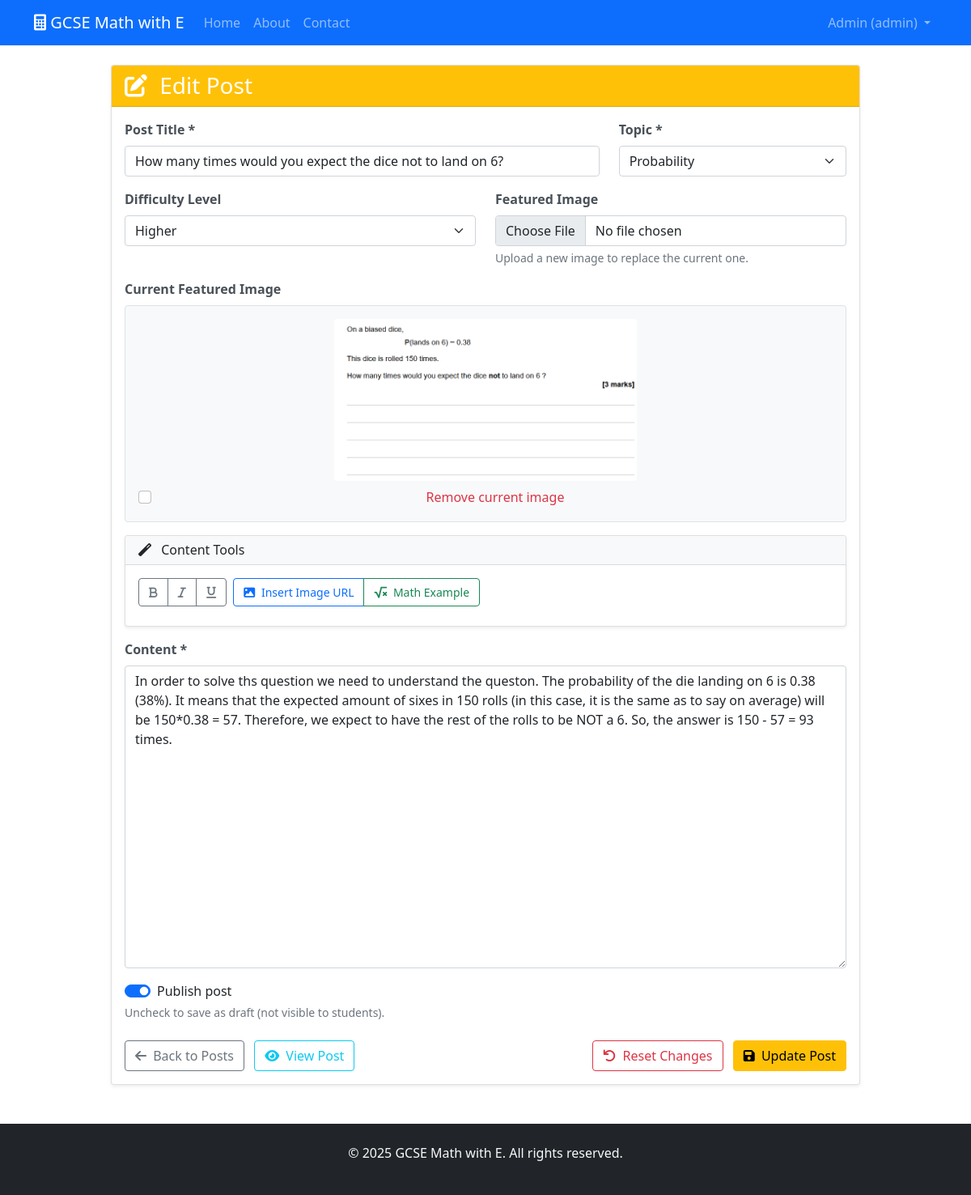
The app's page /admin/post/7/edit (signed in) with its own data.
### tables this page shows
CREATE TABLE posts (
                id INTEGER PRIMARY KEY AUTOINCREMENT,
                title TEXT NOT NULL,
                content TEXT NOT NULL,
                topic TEXT NOT NULL,
                difficulty TEXT,
                image_path TEXT,
                is_published BOOLEAN DEFAULT TRUE,
                created_at TIMESTAMP DEFAULT CURRENT_TIMESTAMP,
                updated_at TIMESTAMP DEFAULT CURRENT_TIMESTAMP
            );

### main.py (the view)
@app.route('/admin/post/<int:post_id>/edit', methods=['GET'])
@login_required
def edit_post(post_id):
    db = get_db()
    post = db.execute('SELECT * FROM posts WHERE id = ?', (post_id,)).fetchone()
    if not post:
        flash('Post not found!', 'danger')
        return redirect(url_for('manage_posts'))
    return render_template('admin/edit_post.html', post=post)

### main.py (called while the page is built)
def get_db():
    conn = sqlite3.connect(app.config['DATABASE'])
    conn.row_factory = sqlite3.Row
    return conn

def login_required(f):
    @functools.wraps(f)
    def decorated_function(*args, **kwargs):
        if 'user_id' not in session:
            flash('Please log in to access this page.', 'danger')
            return redirect(url_for('login'))
        return f(*args, **kwargs)
    return decorated_function

### templates/admin/edit_post.html (shortened to what this page needs)
{% extends "base.html" %}
{% block content %}
<div class="row">
    <div class="col-lg-10 mx-auto">
        <div class="card">
            <div class="card-header bg-warning text-white">
                <h3 class="card-title mb-0">
                    <i class="fas fa-edit me-2"></i>
                    Edit Post
                </h3>
            </div>
            <div class="card-body">
                <form method="POST" enctype="multipart/form-data">
                    <div class="row">
                        <div class="col-md-8">
                            <div class="mb-3">
                                <label for="title" class="form-label">Post Title *</label>
                                <input type="text" class="form-control" id="title" name="title" required
                                       value="{{ post.title }}"
                                       placeholder="Enter a clear, descriptive title for your math solution">
                            </div>
                        </div>
                        <div class="col-md-4">
                            <div class="mb-3">
                                <label for="topic" class="form-label">Topic *</label>
                                <select class="form-select" id="topic" name="topic" required>
                                    <option value="probability" {% if post.topic == 'probability' %}selected{% endif %}>Probability</option>
                                </select>
                            </div>
                        </div>
                    </div>
                    <div class="row">
                        <div class="col-md-6">
                            <div class="mb-3">
                                <label for="difficulty" class="form-label">Difficulty Level</label>
                                <select class="form-select" id="difficulty" name="difficulty">
                                    <option value="higher" {% if post.difficulty == 'higher' %}selected{% endif %}>Higher</option>
                                </select>
                            </div>
                        </div>
                        <div class="col-md-6">
                            <div class="mb-3">
                                <label for="image" class="form-label">Featured Image</label>
                                <input type="file" class="form-control" id="image" name="image"
                                       accept="image/*" onchange="previewImage(event)">
                                <div class="form-text">
                                    Upload a new image to replace the current one.
                                </div>
                            </div>
                        </div>
                    </div>
                    {% if post.image_path %}
                    <div class="mb-3">
                        <label class="form-label">Current Featured Image</label>
                        <div class="border rounded p-3 text-center bg-light">
                            <img src="{{ url_for('static', filename='uploads/' + post.image_path) }}"
                                 class="img-fluid rounded" style="max-height: 200px;"
                                 alt="Current featured image">
                            <div class="mt-2">
                                <div class="form-check">
                                    <input class="form-check-input" type="checkbox" id="remove_image" name="remove_image">
                                    <label class="form-check-label text-danger" for="remove_image">
                                        Remove current image
                                    </label>
                                </div>
                            </div>
                        </div>
                    </div>
                    {% endif %}
                    <div class="card mb-3">
                        <div class="card-header bg-light">
                            <h6 class="card-title mb-0">
                                <i class="fas fa-magic me-2"></i>
                                Content Tools
                            </h6>
                        </div>
                        <div class="card-body">
                            <div class="btn-toolbar" role="toolbar">
                                <div class="btn-group me-2 mb-2" role="group">
                                    <button type="button" class="btn btn-outline-secondary" onclick="insertText('<strong>Bold Text</strong>')">
                                        <i class="fas fa-bold"></i>
                                    </button>
                                    <button type="button" class="btn btn-outline-secondary" onclick="insertText('<em>Italic Text</em>')">
                                        <i class="fas fa-italic"></i>
                                    </button>
                                    <button type="button" class="btn btn-outline-secondary" onclick="insertText('<u>Underlined Text</u>')">
                                        <i class="fas fa-underline"></i>
                                    </button>
                                </div>
                                <div class="btn-group me-2 mb-2" role="group">
                                    <button type="button" class="btn btn-outline-primary" onclick="insertImageByUrl()">
                                        <i class="fas fa-image me-1"></i>
                                        Insert Image URL
                                    </button>
                                    <button type="button" class="btn btn-outline-success" onclick="insertMathExample()">
                                        <i class="fas fa-square-root-alt me-1"></i>
                                        Math Example
                                    </button>
                                </div>
                            </div>
                        </div>
                    </div>
                    <div class="mb-3">
                        <label for="content" class="form-label">Content *</label>
                        <textarea class="form-control" id="content" name="content" rows="15" required
                                  placeholder="Write your math solution here. Use clear steps and explanations...">{{ post.content }}</textarea>
                    </div>
                    <div class="mb-4">
                        <div class="form-check form-switch">
                            <input class="form-check-input" type="checkbox" id="is_published" name="is_published" {{ 'checked' if post.is_published }}>
                            <label class="form-check-label" for="is_published">
                                Publish post
                            </label>
                        </div>
                        <div class="form-text">
                            Uncheck to save as draft (not visible to students).
                        </div>
                    </div>
                    <div class="d-flex justify-content-between">
                        <div>
                            <a href="{{ url_for('manage_posts') }}" class="btn btn-outline-secondary">
                                <i class="fas fa-arrow-left me-1"></i>
                                Back to Posts
                            </a>
                            <a href="{{ url_for('show_post', post_id=post.id) }}" target="_blank" class="btn btn-outline-info ms-2">
                                <i class="fas fa-eye me-1"></i>
                                View Post
                            </a>
                        </div>
                        <div>
                            <button type="reset" class="btn btn-outline-danger me-2">
                                <i class="fas fa-undo me-1"></i>
                                Reset Changes
                            </button>
                            <button type="submit" class="btn btn-warning">
                                <i class="fas fa-save me-1"></i>
                                Update Post
                            </button>
                        </div>
                    </div>
                </form>
            </div>
        </div>
    </div>
</div>
{% endblock %}

### templates/admin/edit_post.html (style rules this page uses)
.form-label { font-weight: 600; color: #495057; }
.card { box-shadow: 0 0.125rem 0.25rem rgba(0, 0, 0, 0.075); }
.btn-toolbar .btn { font-size: 0.875rem; }

### records on screen
posts: title "How many times would you expect the dice not to land on 6?", topic "Probability", difficulty "Higher", image_path (picture), content "In order to solve ths question we need to understand the queston. The probability of the die landing on 6 is 0.38 (38%). It means that the expected amount of sixes in 150 rolls (in this case, it is the same as to say on average) will be 150*0.38 = 57. Therefore, we expect to have the rest of the rolls to be NOT a 6. So, the answer is 150 - 57 = 93 times."

### other values on screen
{{ session.get('username') }} "admin"
